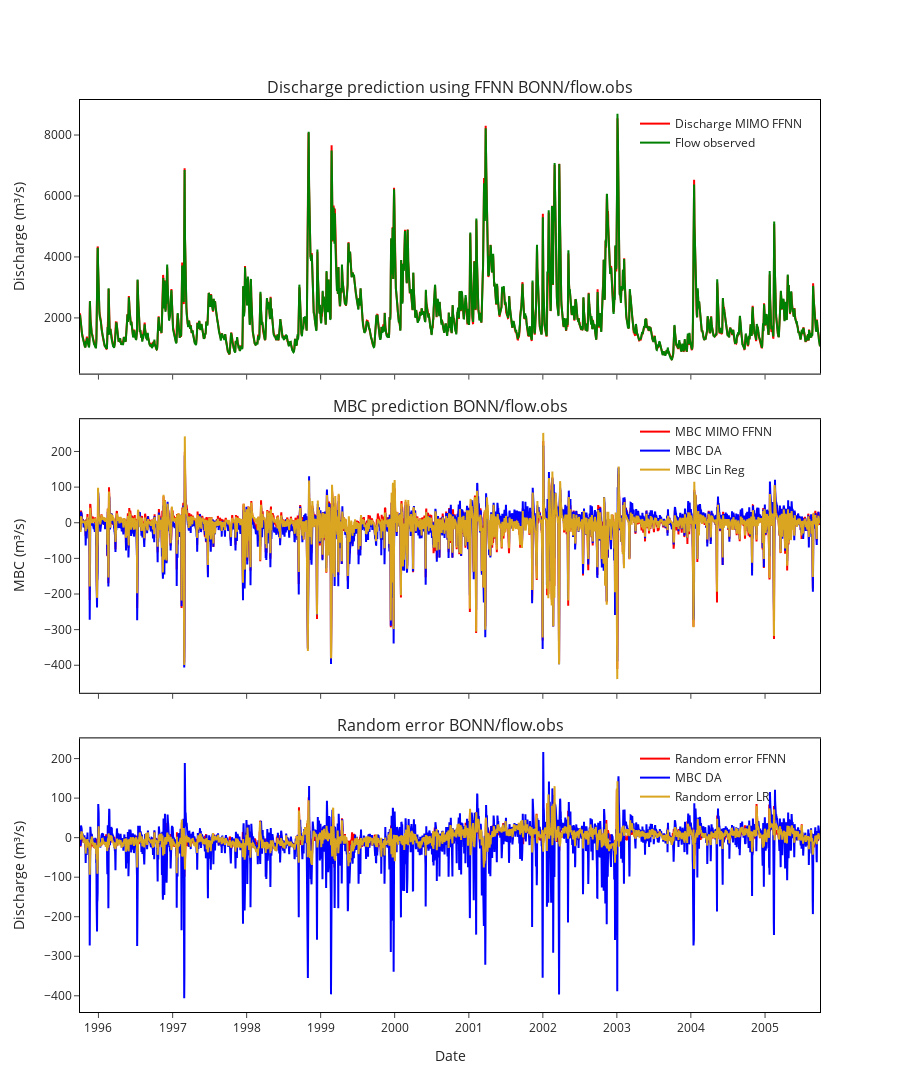

Notebook cell for this chart:
### Markdown cell above
<h2>Output visualization</h2>

### Code cell
i = 0
data = {
    'Date': y_val.index,
    'Discharge MIMO FFNN': predictions_rescaled_val[:, i],
    'Flow observed': np.array(y_val)[:, i],
    'MBC MIMO FFNN': predictions_rescaled_val[:, i+1],
    'MBC Lin Reg': prediction_linear,
    'MBC DA': np.array(y_val)[:, i+1],
}

df_plot_val = pd.DataFrame(data)
df_plot_val['Random error FFNN'] = df_plot_val['MBC DA'] - df_plot_val['MBC MIMO FFNN']
df_plot_val['Random error LR'] = df_plot_val['MBC DA'] - df_plot_val['MBC Lin Reg']

# Create subplots
fig = make_subplots(
    rows=3, cols=1,
    shared_xaxes=True,
    subplot_titles=(
        'Discharge prediction using FFNN ' + df_output.columns[i],
        'MBC prediction ' + df_output.columns[i],
        'Random error ' + df_output.columns[i]
    ),
    vertical_spacing=0.05
)

# Add traces for the first subplot
fig.append_trace(
    go.Scatter(x=df_plot_val['Date'], 
               y=df_plot_val['Discharge MIMO FFNN'],
               mode='lines',
               name='Discharge MIMO FFNN',
               legendgroup='1',
               marker={'color': 'red'}),
    row=1, col=1
)
fig.append_trace(
    go.Scatter(x=df_plot_val['Date'],
               y=df_plot_val['Flow observed'],
               mode='lines',
               name='Flow observed',
               legendgroup='1',
               marker={'color': 'green'}),
    row=1, col=1
)

# Add traces for the second subplot
fig.append_trace(
    go.Scatter(x=df_plot_val['Date'],
               y=df_plot_val['MBC MIMO FFNN'],
               mode='lines',
               name='MBC MIMO FFNN',
               legendgroup='2',
               marker={'color': 'red'}),
    row=2, col=1
)
fig.append_trace(
    go.Scatter(x=df_plot_val['Date'],
               y=df_plot_val['MBC DA'],
               mode='lines',
               name='MBC DA',
               legendgroup='2',
               marker={'color': 'blue'}),
    row=2, col=1
)
fig.append_trace(
    go.Scatter(x=df_plot_val['Date'],
               y=df_plot_val['MBC Lin Reg'],
               mode='lines',
               name='MBC Lin Reg',
               legendgroup='2',
               marker={'color': 'goldenrod'}),
    row=2, col=1
)

# Add traces for the third subplot
fig.append_trace(
    go.Scatter(x=df_plot_val['Date'],
               y=df_plot_val['Random error FFNN'],
               mode='lines',
               name='Random error FFNN',
               legendgroup='3',
               marker={'color': 'red'}),
    row=3, col=1
)
fig.append_trace(
    go.Scatter(x=df_plot_val['Date'],
               y=df_plot_val['MBC DA'],
               mode='lines',
               name='MBC DA',
               legendgroup='3',
               marker={'color': 'blue'}),
    row=3, col=1
)
fig.append_trace(
    go.Scatter(x=df_plot_val['Date'],
               y=df_plot_val['Random error LR'],
               mode='lines',
               name='Random error LR',
               legendgroup='3',
               marker={'color': 'goldenrod'}),
    row=3, col=1
)

# Update layout
fig.update_layout(
    height=1100, width=900,
    template='simple_white',
    xaxis=dict(showline=True, linewidth=1, linecolor='black', mirror=True),
    yaxis=dict(showline=True, linewidth=1, linecolor='black', mirror=True),
    xaxis2=dict(showline=True, linewidth=1, linecolor='black', mirror=True),
    yaxis2=dict(showline=True, linewidth=1, linecolor='black', mirror=True),
    xaxis3=dict(showline=True, linewidth=1, linecolor='black', mirror=True),
    yaxis3=dict(showline=True, linewidth=1, linecolor='black', mirror=True),
    legend_tracegroupgap = 270,
    legend={
        'x': 0.75, # x position
        'y': 0.99, # y position
        'bgcolor': 'rgba(0, 0, 0, 0)'
    }
)

fig.update_xaxes(title_text="Date", row=3, col=1)  # Example for updating x-axis label of the third subplot
fig.update_yaxes(title_text="Discharge (m³/s)", row=1, col=1)
fig.update_yaxes(title_text="MBC (m³/s)", row=2, col=1)
fig.update_yaxes(title_text="Discharge (m³/s)", row=3, col=1)

fig.show()

### Figure 1 — Plotly figure (JSON) as saved in the notebook; plotly's stock layout.template omitted (floating-point values rounded to 4 significant figures; data arrays with more than 128 entries replaced by an {"elided": "..."} marker saying what was removed)
{"data": [{"legendgroup": "1", "marker": {"color": "red"}, "mode": "lines", "name": "Discharge MIMO FFNN", "type": "scatter", "x": {"elided": "3651 str values"}, "xaxis": "x", "y": {"elided": "3651 float values"}, "yaxis": "y"}, {"legendgroup": "1", "marker": {"color": "green"}, "mode": "lines", "name": "Flow observed", "type": "scatter", "x": {"elided": "3651 str values"}, "xaxis": "x", "y": {"elided": "3651 int values"}, "yaxis": "y"}, {"legendgroup": "2", "marker": {"color": "red"}, "mode": "lines", "name": "MBC MIMO FFNN", "type": "scatter", "x": {"elided": "3651 str values"}, "xaxis": "x2", "y": {"elided": "3651 float values"}, "yaxis": "y2"}, {"legendgroup": "2", "marker": {"color": "blue"}, "mode": "lines", "name": "MBC DA", "type": "scatter", "x": {"elided": "3651 str values"}, "xaxis": "x2", "y": {"elided": "3651 float values"}, "yaxis": "y2"}, {"legendgroup": "2", "marker": {"color": "goldenrod"}, "mode": "lines", "name": "MBC Lin Reg", "type": "scatter", "x": {"elided": "3651 str values"}, "xaxis": "x2", "y": {"elided": "3651 float values"}, "yaxis": "y2"}, {"legendgroup": "3", "marker": {"color": "red"}, "mode": "lines", "name": "Random error FFNN", "type": "scatter", "x": {"elided": "3651 str values"}, "xaxis": "x3", "y": {"elided": "3651 float values"}, "yaxis": "y3"}, {"legendgroup": "3", "marker": {"color": "blue"}, "mode": "lines", "name": "MBC DA", "type": "scatter", "x": {"elided": "3651 str values"}, "xaxis": "x3", "y": {"elided": "3651 float values"}, "yaxis": "y3"}, {"legendgroup": "3", "marker": {"color": "goldenrod"}, "mode": "lines", "name": "Random error LR", "type": "scatter", "x": {"elided": "3651 str values"}, "xaxis": "x3", "y": {"elided": "3651 float values"}, "yaxis": "y3"}], "layout": {"annotations": [{"font": {"size": 16}, "showarrow": false, "text": "Discharge prediction using FFNN BONN/flow.obs", "x": 0.5, "xanchor": "center", "xref": "paper", "y": 1, "yanchor": "bottom", "yref": "paper"}, {"font": {"size": 16}, "showarrow": false, "text": "MBC prediction BONN/flow.obs", "x": 0.5, "xanchor": "center", "xref": "paper", "y": 0.65, "yanchor": "bottom", "yref": "paper"}, {"font": {"size": 16}, "showarrow": false, "text": "Random error BONN/flow.obs", "x": 0.5, "xanchor": "center", "xref": "paper", "y": 0.3, "yanchor": "bottom", "yref": "paper"}], "height": 1100, "legend": {"bgcolor": "rgba(0, 0, 0, 0)", "tracegroupgap": 270, "x": 0.75, "y": 0.99}, "width": 900, "xaxis": {"anchor": "y", "domain": [0, 1], "linecolor": "black", "linewidth": 1, "matches": "x3", "mirror": true, "showline": true, "showticklabels": false}, "xaxis2": {"anchor": "y2", "domain": [0, 1], "linecolor": "black", "linewidth": 1, "matches": "x3", "mirror": true, "showline": true, "showticklabels": false}, "xaxis3": {"anchor": "y3", "domain": [0, 1], "linecolor": "black", "linewidth": 1, "mirror": true, "showline": true, "title": {"text": "Date"}}, "yaxis": {"anchor": "x", "domain": [0.7, 1], "linecolor": "black", "linewidth": 1, "mirror": true, "showline": true, "title": {"text": "Discharge (m³/s)"}}, "yaxis2": {"anchor": "x2", "domain": [0.35, 0.65], "linecolor": "black", "linewidth": 1, "mirror": true, "showline": true, "title": {"text": "MBC (m³/s)"}}, "yaxis3": {"anchor": "x3", "domain": [0, 0.3], "linecolor": "black", "linewidth": 1, "mirror": true, "showline": true, "title": {"text": "Discharge (m³/s)"}}}}
